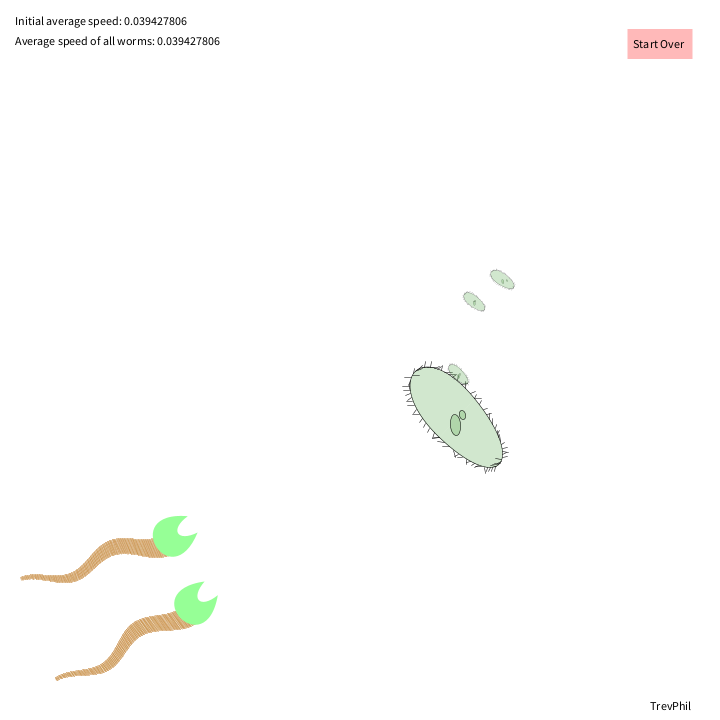
Frame 1 (no input)
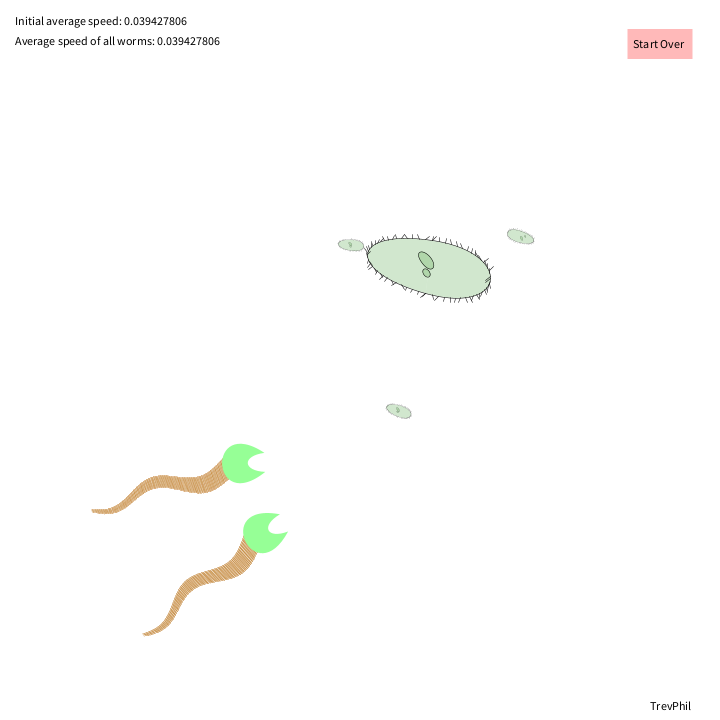
Frame 60 (the mouse pressed at the canvas centre just before this capture)
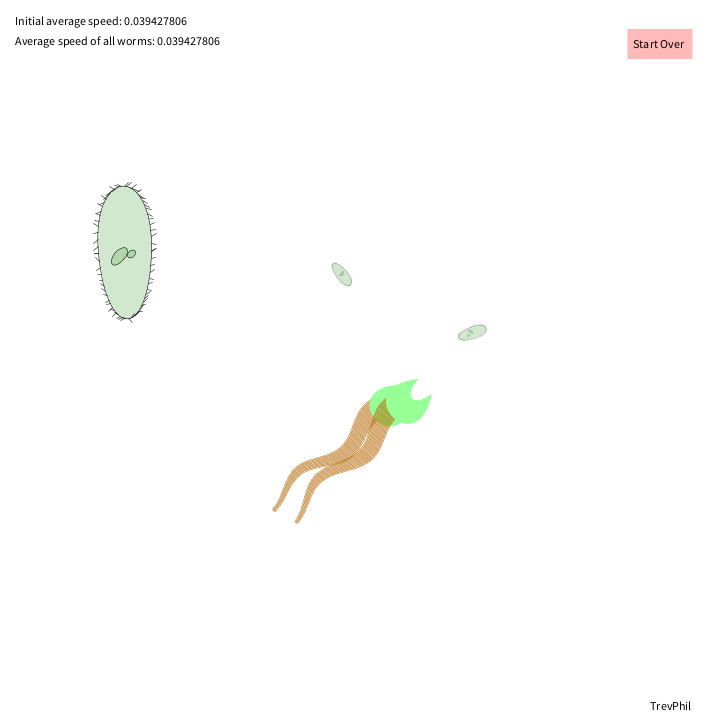
Frame 120 (the mouse held since frame 60 and released just before this capture)

The Processing sketch that drew these frames (run headless with seeded random() and noise(); from frame 60 on, the mouse is pressed at the canvas centre):

// Processing sketch: processing_100104
// ── processing_100104.pde


import java.util.*;

int numPred = 2;  //  controls initial number of worms
int reproduced = 0;
float minPredSize = .07;  //  bounds for the worm's size
float maxPredSize = .55;
float predSize = random(minPredSize, maxPredSize);
float medianSpeed = .07;
float minSpeed = medianSpeed - medianSpeed/1.1;
float maxSpeed = medianSpeed + medianSpeed/1.1;
float speed = random(minSpeed, maxSpeed);
float speedSum = 0;
float initialAvg;
float avgSpeed;
ArrayList predList;

int numPrey = 4;  //  controls initial number of amoeba
int minPreyPopulation = 3;  // the prey population will never drop below this number
float minPreySize = .05;  //  bounds for the amoeba size
float maxPreySize = .3;
float preyMovement = .0090;  //  higher values increase the speed of amoeba movement
ArrayList preyList;

void setup() {
  size(720, 720);
  smooth();
  noStroke();
  rectMode(CENTER);
  frameRate(30);

  //  initialize the prey and predators
  preyList = new ArrayList();
  for (int i = 0; i < numPrey; i++) {
    preyList.add(new Prey(random(680), random(680), 30, 30, preyMovement, random(minPreySize, maxPreySize)));
  }
  predList = new ArrayList();
  for (int i = 0; i < numPred; i++) {
    predList.add(new Mover(random(680), random(680), speed, predSize, numPrey, preyList));
    speedSum += speed;
    avgSpeed = speedSum/predList.size();
    initialAvg = avgSpeed;
  }
}

void draw() {
  background(255);

  for (int i = 0; i < preyList.size(); i++) {  //  show prey in preyList
    Prey prey = (Prey) preyList.get(i);
    prey.display();
  }

  for (int i = 0; i < predList.size(); i++) {   //  show worms in predList
    Mover pred = (Mover) predList.get(i);
    pred.eat();
    pred.display();
    if (pred.timeLeftAlive == 0) {  //  removes the worm from the array if it dies
      predList.remove(i);
    }
    if (pred.predSize >= maxPredSize) {  //  if a worm gets big enough, it creates 2 more worms and dies
      medianSpeed = speed;
      minSpeed = medianSpeed - medianSpeed/1.1;
      maxSpeed = medianSpeed + medianSpeed/1.1;
      speed = random(minSpeed, maxSpeed);
      speedSum += speed;
      reproduced += 1;
      predList.add(new Mover(pred.x-100, pred.y-50, speed, .2, numPrey, preyList));
      predList.add(new Mover(pred.x+100, pred.y+50, speed, .2, numPrey, preyList));
      predList.remove(i); 
      avgSpeed = speedSum/(numPred+reproduced);
    }
    if (preyList.size() < minPreyPopulation) {  //  prevents the prey population from dipping too low
      preyList.add(new Prey(random(680), random(680), 30, 30, preyMovement, random(minPreySize, maxPreySize)));
      preyList.add(new Prey(random(680), random(680), 30, 30, preyMovement, random(minPreySize, maxPreySize)));
    }
  }
  fill(255, 0, 0, 70);
  rect(660, 44, 65, 30);
  fill(0);
  text("Start Over", 633, 48);
  text("Initial average speed: " + initialAvg, 15, 25);
  text("Average speed of all worms: " + avgSpeed, 15, 45);
  text("TrevPhil", 650, 710);
}

void mousePressed() {
  if (mouseX >= (660-32.5) && mouseX <= (660+32.5) && mouseY >= (44-15) && mouseY <= (44+15)) {  // creates 2 worms if they all die; resets prey speed variables
    predList.clear();
    predSize = random(minPredSize, maxPredSize);
    medianSpeed = .07;
    minSpeed = medianSpeed - medianSpeed/1.1;
    maxSpeed = medianSpeed + medianSpeed/1.1;
    speed = random(minSpeed, maxSpeed);
    speedSum = 0;
    reproduced = 0;
    for (int i = 0; i < numPred; i++) {
      predList.add(new Mover(random(680), random(680), speed, predSize, numPrey, preyList));
      speedSum += speed;
      avgSpeed = speedSum/predList.size();
      initialAvg = avgSpeed;
    }
  }
}


class Amoeba {
  float x;
  float y;
  float x1;
  float x2;
  float x3;
  float x4;
  float y2;
  float y3;
  float spot1x = random(x1+23, (x1+x4)/2 - 23);
  float spot1y = random(y-37, y+37);
  float spot2x = random((x1+x4)/2 - 23, x4-23);
  float spot2y = random(y-77, y+77);
  float spot1Rotate = random(PI/7, PI/3);
  float spot2Rotate = random(PI/7, PI/3);
  float xoff = 0;
  float yoff = 0;
  float ciliaOff = 0;
  float xScale;
  float yScale;
  float ciliaScale;

  Amoeba() {
  }

  void display(float x, float y) {
    this.x = x;
    this.y = y;
    xScale = .0700;  //  the noise() function creates motion for both cilia and the amoeba's main body
    yScale = .0700;
    ciliaScale = .0100;
    xoff += xScale;
    yoff += yScale;
    ciliaOff += ciliaScale;
    x1 = x-100;
    x2 = x1+noise(xoff)*80;
    x3 = x2 + 160;
    x4 = x+100;
    y2 = noise(yoff)*80-360;
    y3 = y2;
    fill(89, 167, 78, 70);
    stroke(0);
    strokeWeight(2);
    bezier(x1, y, x2, y+y2, x3, y+y3, x4, y);
    bezier(x1, y, (x1-x2)+x1, y-y2, (x4-x3)+x4, y-y3, x4, y);

    int steps = 35;  // draws cilia on 1/2 of the amoeba
    for (int i = 0; i <= steps; i++) {
      float t = i / float(steps);
      float xB = bezierPoint(x1, x2, x3, x4, t);
      float yB = bezierPoint(y, y+y2, y+y3, y, t);
      if (xB > (x1+x4)/2) {
        line(xB, yB, xB+15, yB-noise(ciliaOff)*random(-40, 40));
      } else {
        line(xB, yB, xB-15, yB-noise(ciliaOff)*random(-40, 40));
      }
    }
    for (int i = 0; i <= steps; i++) {  // draws cilia on the other 1/2 of the amoeba
      float t = i / float(steps);
      float xB2 = bezierPoint(x1, (x1-x2)+x1, (x4-x3)+x4, x4, t);
      float yB2 = bezierPoint(y, y-y2, y-y3, y, t);
      if (xB2 > (x1+x4)/2) {
        line(xB2, yB2, xB2+18, yB2-noise(ciliaOff)*random(-40, 40));
      } else {
        line(xB2, yB2, xB2-18, yB2-noise(ciliaOff)*random(-40, 40));
      }
    }
    pushMatrix();  // each amoeba gets 2 randomly rotated and randomly placed ovals
    translate(spot1x+x, spot1y+y);
    rotate(spot1Rotate);
    ellipse(0, 0, 40, 80);
    popMatrix();
    pushMatrix();
    translate(spot2x+x, spot2y+y);
    rotate(spot2Rotate);
    ellipse(0, 0, 25, 35);
    popMatrix();
  }
}


class Mover {
  float x;
  float y;
  float speed;
  float right;
  float left;
  float down;
  float up;
  float predSize;
  float timeLeftAlive;
  float angle;
  float[] distance;
  float minDist;
  int rightUsage = 1;
  int leftUsage = 1;
  int downUsage = 1;
  int upUsage = 1;
  int numPrey;
  int closestPrey;
  ArrayList preyList = new ArrayList();
  Worm w1 = new Worm();

  Mover(float x, float y, float speed, float predSize, int numPrey, ArrayList preyList) {
    this.x = x;
    this.y = y;
    this.speed = speed;
    this.predSize = predSize;
    timeLeftAlive = 1000*predSize;
    this.numPrey = numPrey;
    this.preyList = preyList;
  }

  float computeDistance() {  //  this VERY IMPORTANT method finds the closest prey and its location within the ArrayList
    distance = new float[preyList.size()];
    for (int i = 0; i < preyList.size(); i++) {
      Prey p = (Prey) preyList.get(i);
      distance[i] = dist(p.x, p.y, x, y);
      if (minDist == dist(p.x, p.y, x, y)) {
        closestPrey = preyList.indexOf(p);
      }
    }
    if (preyList.isEmpty() == false) {
      minDist = min(distance);
    } else {
      minDist = 0;
    }
    return minDist;
  }

  int move(int usage1, int usage2, float temp1) {  //  test to see if the predator got closer or not
    float temp2 = computeDistance();
    if (temp2 < temp1) {
      usage1++;
      usage2 = 1;
    } else {
      usage1 = 1;
      usage2++;
    }
    return usage1;
  }

  void display() {
    PVector oldPosition = new PVector(x, y);
    right = computeDistance();  //  each direction is iterated more or less times depending on whether it helps the worm get closer to its prey
    for (int i = 0; i < rightUsage; i++) {
      x += speed;
    }
    rightUsage = move(rightUsage, leftUsage, right);
    left = computeDistance();
    for (int i = 0; i < leftUsage; i++) {
      x -= speed;
    }
    leftUsage = move(leftUsage, rightUsage, left);
    down = computeDistance();
    for (int i = 0; i < downUsage; i++) {
      y += speed;
    }
    downUsage = move(downUsage, upUsage, down);
    up = computeDistance();
    for (int i = 0; i < upUsage; i++) {
      y -= speed;
    }
    upUsage = move(upUsage, downUsage, up);

    pushMatrix();
    translate(x, y);
    scale(predSize);
    computeDistance();  //  the worm will always face its closest prey
    if (minDist != 0) {
      Prey faceMe = (Prey) preyList.get(closestPrey);
      angle = atan2(faceMe.y-oldPosition.y, faceMe.x-oldPosition.x);
      rotate(angle);
    }
    w1.display(timeLeftAlive);
    popMatrix();
    if (timeLeftAlive > 0) {  //  a worm is always losing its 'life' in time
      timeLeftAlive--;
    } else {
      timeLeftAlive = 0;
    }
  }

  void eat() {
    for (int i = 0; i < preyList.size(); i++) {  // a prey is removed if it intersects a worm, and the worm gains both size and 'life'
      Prey p = (Prey) preyList.get(i);
      if (x >= p.x-p.w/2 && x <= p.x+p.w/2 && y >= p.y-p.h/2 && y <= p.y+p.h/2) {
        if (predSize <= .55) {
          predSize += p.preySize/3;
        }
        timeLeftAlive += 500*p.preySize;
        preyList.remove(i);
      }
    }
  }
}


class Prey {
  float x;
  float y;
  float w;
  float h;
  float xoff;
  float yoff;
  float xScale;
  float yScale;
  float preyMovement;
  float preySize;
  float angle = 0;
  Amoeba a1 = new Amoeba();

  Prey(float xoff, float yoff, float w, float h, float preyMovement, float preySize) {
    this.xoff = xoff;
    this.yoff = yoff;
    this.w = w;
    this.h = h;
    this.preyMovement = preyMovement;
    this.preySize = preySize;
  }

  void display() {
    PVector oldPosition = new PVector(x, y);  //  used in conjunction with newPosition to determine the angle of rotation
    xScale = preyMovement;  //  create random movement
    yScale = preyMovement;
    xoff += xScale;
    yoff += yScale;
    x = noise(xoff)*(width+50);
    y = noise(yoff)*(height+50);
    PVector newPosition = new PVector(x, y);
    pushMatrix();
    translate(x, y);
    rotate(PI/2);
    scale(preySize);
    angle = atan2(newPosition.y-oldPosition.y, newPosition.x-oldPosition.x);  //  the prey will face the direction its moving
    rotate(angle);
    a1.display(0, 0);
    popMatrix();
  }
}


class Worm {
  float x1 = 50*cos(11*PI/6);  //  these variables are for the bezier curve of the head
  float x2 = x1 - 60;
  float x3 = x1 - 60;
  float x4 = 50*cos(PI/6);
  float y1 = 50*sin(11*PI/6);
  float y2 = y1 + 5;
  float y4 = 50*sin(PI/6);
  float y3 = y4 - 5;

  float angle = 0;
  float theta = 0;
  float amplitude = 20;
  float period = 250;
  float dx = (TWO_PI / period);
  float[] yvalues = new float[420];

  Worm() {
  }

  void display(float headColor) {  //  head color goes from green to purple as the worm dies
    pushMatrix();
    theta += .5;
    float x = theta;
    for (int i = 0; i < yvalues.length; i++) {  // the worm has an oscillating tail made up of an array of ever-shortening lines
      yvalues[i] = sin(x)*amplitude;
      x+=dx;
      float myVar = yvalues[i]+30-(i/8);
      stroke(180, 104, 9, 90);
      line(-i-10, yvalues[i]-30, -i-10, myVar);
    }
    beginShape();
    angle = atan2(-yvalues[1], 64);  //  the head also rotates to create the illusion of wiggling
    rotate(angle);
    noStroke();
    fill(150, headColor, 150);
    vertex(x1, y1);
    bezierVertex(x2, y2, x3, y3, x4, y4);  // these curves create the head/mouth
    bezierVertex(x4-150, y4+110, x1-150, y1-110, x1, y1);
    endShape();
    popMatrix();
  }
}
